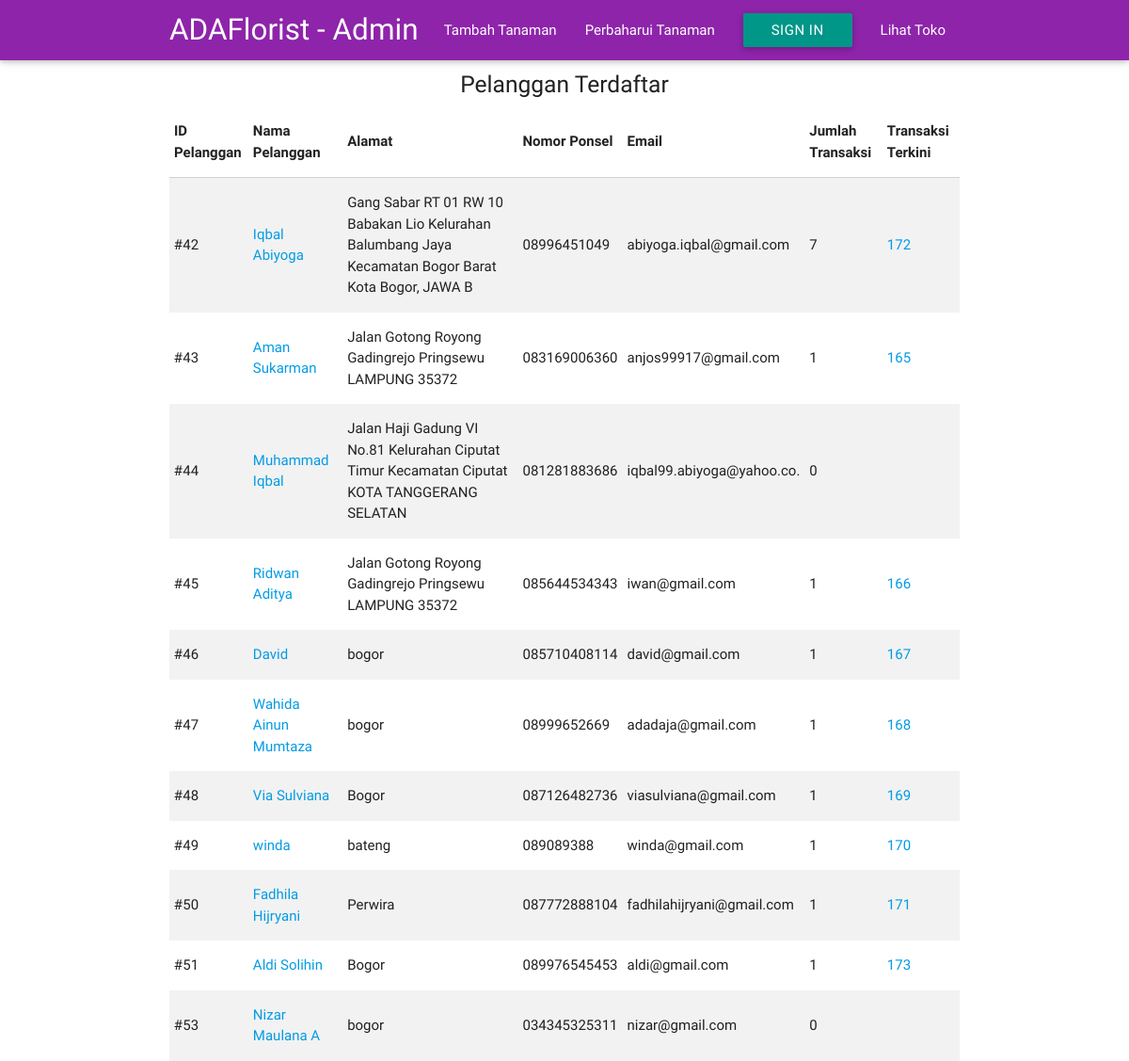
/daftar_pelanggan.php, run on the app's committed database.
### tables this page shows
CREATE TABLE `customer` (
  `ID_customer` int(9) NOT NULL,
  `nama` varchar(50) NOT NULL,
  `alamat` varchar(250) NOT NULL,
  `notelfon` varchar(12) NOT NULL,
  `email` varchar(25) NOT NULL,
  `password` varchar(100) NOT NULL,
  `beli` int(20) NOT NULL DEFAULT '0'
);

### daftar_pelanggan.php (the view, shortened to what this page needs)
<!DOCTYPE HTML>
<html>
<head>
    <link type="text/css" rel="stylesheet" href="css/materialize.min.css" media="screen,projection" />
</head>
<?php
    include 'headadmin.php';
    include 'connect.php';?>
    <div class="container">
        <center><h5>Pelanggan Terdaftar</h5></center>
    <table class="striped">
        <thead>
            <th>ID Pelanggan</th>
            <th>Nama Pelanggan</th>
            <th>Alamat</th>
            <th>Nomor Ponsel</th>
            <th>Email</th>
            <th>Jumlah Transaksi</th>
            <th>Transaksi Terkini</th>
        </thead>
    <?php
    $pelanggans=mysqli_query($connect,"select * from customer");
    while($pelanggan=mysqli_fetch_assoc($pelanggans)){
    $idpel=$pelanggan['ID_customer'];
    $transs=mysqli_query($connect,"select max(ID_Transaksi) as baru from transaksi where id_customer='$idpel'");
    $trans = mysqli_fetch_array($transs);
    ?>
    <tr>
        <td>#<?php echo $pelanggan['ID_customer']?></td>
        <td><a href="transaksi_user.php?idcustomer=<?php echo $pelanggan['ID_customer']?>"><?php echo $pelanggan['nama']?></a></td>
        <td><?php echo $pelanggan['alamat']?></td>
        <td><?php echo $pelanggan['notelfon']?></td>
        <td><?php echo $pelanggan['email']?></td>
        <td><?php echo $pelanggan['beli']?></td>
        <td><a href='detail_trans.php?idtransaksi=<?php echo $trans['baru']?>&idcustomer=<?php echo $pelanggan['ID_customer']?>'><?php echo $trans['baru']?></a></td>
    </tr>
    <?php } ?>
         </table>
    </div>

### data on the page
customer: ID_customer "42", nama "Iqbal Abiyoga", alamat "Gang Sabar RT 01 RW 10 Babakan Lio Kelurahan Balumbang Jaya Kecamatan Bogor Barat Kota Bogor, JAWA B", notelfon "08996451049", email "abiyoga.iqbal@gmail.com", beli "7", baru "172"
customer: ID_customer "43", nama "Aman Sukarman", alamat "Jalan Gotong Royong Gadingrejo Pringsewu LAMPUNG 35372", notelfon "083169006360", email "anjos99917@gmail.com", beli "1", baru "165"
customer: ID_customer "44", nama "Muhammad Iqbal", alamat "Jalan Haji Gadung VI No.81 Kelurahan Ciputat Timur Kecamatan Ciputat KOTA TANGGERANG SELATAN", notelfon "081281883686", email "iqbal99.abiyoga@yahoo.co.", beli "0"
customer: ID_customer "45", nama "Ridwan Aditya", alamat "Jalan Gotong Royong Gadingrejo Pringsewu LAMPUNG 35372", notelfon "085644534343", email "iwan@gmail.com", beli "1", baru "166"
customer: ID_customer "46", nama "David", alamat "bogor", notelfon "085710408114", email "david@gmail.com", beli "1", baru "167"
customer: ID_customer "47", nama "Wahida Ainun Mumtaza", alamat "bogor", notelfon "08999652669", email "adadaja@gmail.com", beli "1", baru "168"
customer: ID_customer "48", nama "Via Sulviana", alamat "Bogor", notelfon "087126482736", email "viasulviana@gmail.com", beli "1", baru "169"
customer: ID_customer "49", nama "winda", alamat "bateng", notelfon "089089388", email "winda@gmail.com", beli "1", baru "170"
customer: ID_customer "50", nama "Fadhila Hijryani", alamat "Perwira", notelfon "087772888104", email "fadhilahijryani@gmail.com", beli "1", baru "171"
customer: ID_customer "51", nama "Aldi Solihin", alamat "Bogor", notelfon "089976545453", email "aldi@gmail.com", beli "1", baru "173"
customer: ID_customer "53", nama "Nizar Maulana A", alamat "bogor", notelfon "034345325311", email "nizar@gmail.com", beli "0"
